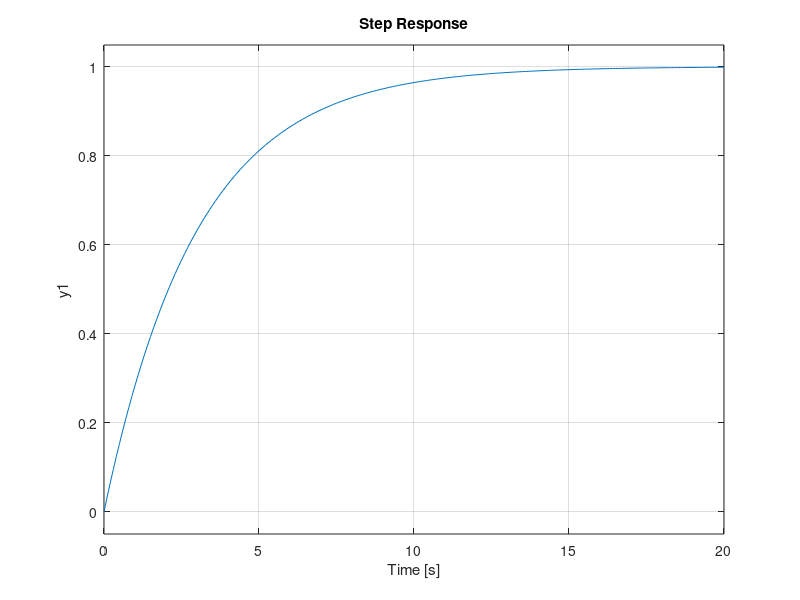

This chart was generated by the following MATLAB code:
% Clear
clear
clc
close all

%% First Order System
% G(s) = 1 / (3s+1)


b = 3;
c = 1;

G_num = [1];
G_den = [b c];
G = tf(G_num,G_den)

% step response
step(G,0:0.1:20)
